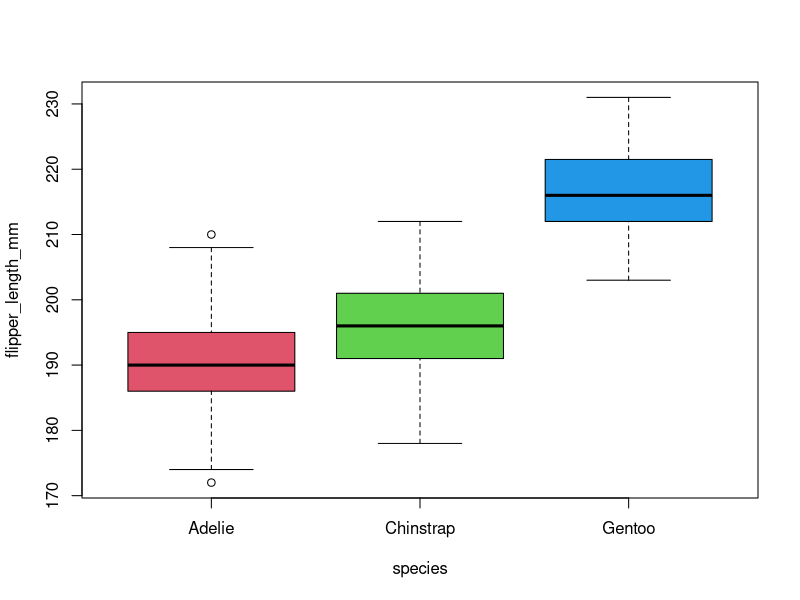

R code for this plot:
# 집단별로 비율 확인
library(palmerpenguins)
df <- na.omit(penguins)
table(df$species)
prop.table(table(df$species))  # 비율

table(df$island)
prop.table(table(df$island))

table(df$sex)
prop.table(table(df$sex))

table(df$island, df$species)

# tapply(df$species,
#        INDEX = list(df$species),
#        FUN = length)

# gmodels 패키지의 CrossTable() 함수를 이용하여 교차표를 만들어보자.
library(gmodels)
CrossTable(df$island, df$species,
           prop.t = F, prop.chisq = F)

?CrossTable

# psych 패키지의 describe() 함수를 통해서 기술통계량을 산출해보자.
library(psych)
describe(df)[, c(2:4,8:9)]

??ggplot2
library(ggplot2)


# aggregate() 함수를 이용하여 범주별 기술통계량을 산출할 수 있다.
aggregate(df[, 3:6],  # 한 번에 보고 싶으면
          by=list(species = df$species),
          FUN = mean)

tapply(df$bill_length_mm,  # 하나만 보고 싶으면
       INDEX = list(species = df$species),
       FUN = mean)

tapply(df$bill_depth_mm,
       INDEX = list(species = df$species),
       FUN = mean)

# 펭귄의 종별로 박스플롯을 그려보자.
boxplot(flipper_length_mm ~ species,
        data = df, col = 2:4)



df <- data.frame(df)
adelie <- split(df, df$species)$Adelie
adelie
outlier <- boxplot.stats(adelie$flipper_length_mm)$out
outlier
df[df$flipper_length_mm %in% outlier, ]
dim(df[df$flipper_length_mm %in% outlier, ])



library(palmerpenguins)
df <- na.omit(penguins)
df <- data.frame(df)

# 날개 길이 기준으로 오름차순, 체질량 내림차순으로 정렬

ord <- order(df$flipper_length_mm, -df$body_mass_g)
ord
df[ord, ]
head(df[ord, 5:6], n = 10)

getwd()
